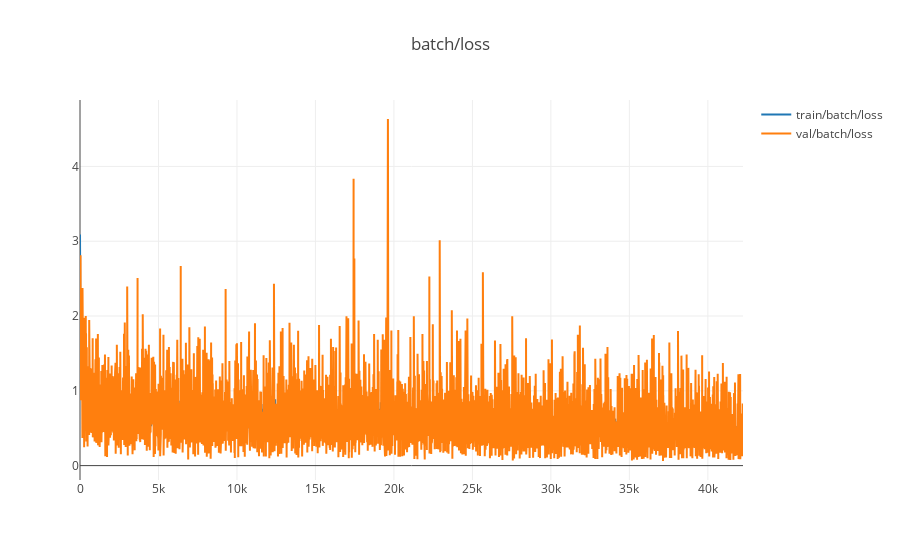
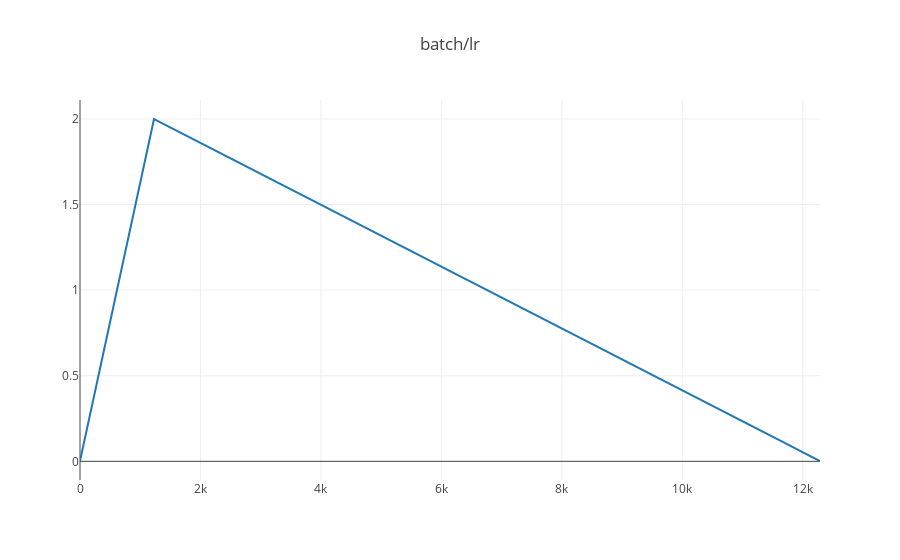

Here is the notebook cell these charts were saved with, in order:
### Code cell
keker.plot_kek(logdir="logdir_stage01", step="batch")

### Figure 1 — Plotly figure (JSON) as saved in the notebook; plotly's stock layout.template omitted (floating-point values rounded to 4 significant figures; data arrays with more than 128 entries replaced by an {"elided": "..."} marker saying what was removed)
{"data": [{"name": "train/batch/loss", "type": "scatter", "uid": "846ee83c-b3fb-40bf-bec3-bbafcece7c57", "x": {"elided": "10000 int values"}, "y": {"elided": "10000 float values"}}, {"name": "val/batch/loss", "type": "scatter", "uid": "e27abfdb-4759-4d41-84c3-eccd3a05ec19", "x": {"elided": "10000 int values"}, "y": {"elided": "10000 float values"}}], "layout": {"title": {"text": "batch/loss"}, "yaxis": {"hoverformat": ".6f"}}}

### Figure 2 — Plotly figure (JSON) as saved in the notebook; plotly's stock layout.template omitted (floating-point values rounded to 4 significant figures; data arrays with more than 128 entries replaced by an {"elided": "..."} marker saying what was removed)
{"data": [{"name": "train/batch/lr", "type": "scatter", "uid": "feb46f5e-1b95-4c2a-8961-1db975bda04b", "x": {"elided": "10000 int values"}, "y": {"elided": "10000 float values"}}], "layout": {"title": {"text": "batch/lr"}, "yaxis": {"hoverformat": ".6f"}}}
